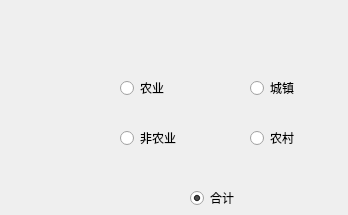
           <widget class="QWidget" name="tab_6">
            <attribute name="title">
             <string>调整对象户籍选择</string>
            </attribute>
            <widget class="QRadioButton" name="radioButton_74">
             <property name="geometry">
              <rect>
               <x>120</x>
               <y>130</y>
               <width>89</width>
               <height>16</height>
              </rect>
             </property>
             <property name="text">
              <string>非农业</string>
             </property>
            </widget>
            <widget class="QRadioButton" name="radioButton_73">
             <property name="geometry">
              <rect>
               <x>120</x>
               <y>80</y>
               <width>89</width>
               <height>16</height>
              </rect>
             </property>
             <property name="text">
              <string>农业</string>
             </property>
            </widget>
            <widget class="QRadioButton" name="radioButton_75">
             <property name="geometry">
              <rect>
               <x>190</x>
               <y>190</y>
               <width>89</width>
               <height>16</height>
              </rect>
             </property>
             <property name="text">
              <string>合计</string>
             </property>
             <property name="checked">
              <bool>true</bool>
             </property>
            </widget>
            <widget class="QRadioButton" name="radioButton_133">
             <property name="geometry">
              <rect>
               <x>250</x>
               <y>80</y>
               <width>89</width>
               <height>16</height>
              </rect>
             </property>
             <property name="text">
              <string>城镇</string>
             </property>
            </widget>
            <widget class="QRadioButton" name="radioButton_134">
             <property name="geometry">
              <rect>
               <x>250</x>
               <y>130</y>
               <width>89</width>
               <height>16</height>
              </rect>
             </property>
             <property name="text">
              <string>农村</string>
             </property>
            </widget>
           </widget>
